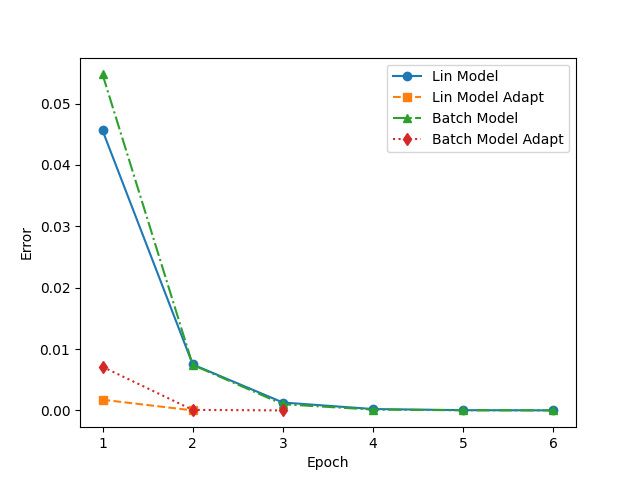

Reproduce this figure in Python.
import matplotlib.pyplot as plt
import numpy as np
import pandas as pd
import time

class NN:
    def __init__(self, alpha=0.01, neurons=5):
        self.alpha = alpha
        self.neurons = neurons
        self.W = np.random.rand(neurons)
        self.T = np.zeros(1)
        self.errors = []

    def create_dataset(self, y):
        return np.array([y[i - self.neurons : i] for i in range(self.neurons, len(y))])

    def adaptive_alpha(self, x):
        return 1/(1+sum(x**2))

    def a(self,X,E,xk):
        a = 0
        for x, e in zip(X,E):
            sum = 0
            for i in range(len(x)):
                sum+=xk[i]*x[i]
            a+=(self.predict(x)-e)*(1+sum)
        return a

    def adaptive_batch_alpha(self, X, E):
        sum_a = 0
        sum_b = 0
        for x, e in zip(X,E):
            sum_a+=(self.predict(x)-e)*self.a(X,E,x)
            sum_b+=(self.a(X,E,x))**2
        return sum_a/sum_b

    def MSE(self, x, e):
        return (1 / 2) * ((self.predict(x) - e) ** 2)

    def predict(self, x):
        return self.W @ x - self.T

    def train(self, X, E):
        for x, e in zip(X[: 31 - self.neurons], E[self.neurons : 31]):
            y = self.predict(x)
            self.W += -self.alpha * (y - e) * x
            self.T += self.alpha * (y - e)

    def adapt_train(self, X, E):
        for x, e in zip(X[: 31 - self.neurons], E[self.neurons: 31]):
            y = self.predict(x)
            self.W += -self.adaptive_alpha(x) * (y - e) * x
            self.T += self.adaptive_alpha(x) * (y - e)


    def batch_train(self, X, E, batch_size):
        num_batches = len(X[: 31 - self.neurons]) // batch_size + (
            1 if len(X[: 31 - self.neurons]) % batch_size != 0 else 0)
        for batch_index in range(num_batches):
            start = batch_index * batch_size
            end = min((batch_index + 1) * batch_size, len(X[: 31 - self.neurons]))

            W_update = np.zeros_like(self.W)
            T_update = np.zeros(1)

            for x, e in zip(X[start:end], E[start+self.neurons:end+self.neurons]):
                y = self.predict(x)
                W_update += (y - e) * x
                T_update += (y - e)

            self.W += -self.alpha * W_update
            self.T += self.alpha * T_update

    def adapt_batch_train(self, X, E, batch_size):
        num_batches = len(X[: 31 - self.neurons]) // batch_size + (
            1 if len(X[: 31 - self.neurons]) % batch_size != 0 else 0)
        for batch_index in range(num_batches):
            start = batch_index * batch_size
            end = min((batch_index + 1) * batch_size, len(X[: 31 - self.neurons]))

            W_update = np.zeros_like(self.W)
            T_update = np.zeros(1)

            for x, e in zip(X[start:end], E[start+self.neurons:end+self.neurons]):
                y = self.predict(x)
                W_update += (y - e) * x
                T_update += (y - e)

            self.W += -self.adaptive_batch_alpha(X[start:end], E[start+self.neurons:end+self.neurons]) * W_update
            self.T += self.adaptive_batch_alpha(X[start:end], E[start+self.neurons:end+self.neurons]) * T_update

    def test(self, epoch: int, X, E):
        values = []
        error = np.mean([self.MSE(x, e) for x, e in zip(X[31 - self.neurons :], E[31:])])
        for x, e in zip(X[0 : len(E) - self.neurons], E[self.neurons : len(E)]):
            values.append(self.predict(x))
        print(f"Epoch: {epoch}: e={error}")
        return values

    def set_MSE(self, X, E):
        self.errors.append(np.mean([self.MSE(x, e) for x, e in zip(X[31 - self.neurons :], E[31:])]))

def collect_results(model_name, model, epochs, start_time):
    results = {
        "Model": model_name,
        "Test Error": model.errors[-1],  # Last error value
        "Epochs": epochs,
        "Training Time (s)": time.time() - start_time  # Time in seconds
    }
    return results

# Create an empty list to store results
results_table = []

if __name__ == "__main__":
    # best alpha=0.2 neurons=5
    neurons = 5
    lin_model = NN(alpha=0.05, neurons=neurons)
    lin_model_adapt = NN(alpha=0.05, neurons=neurons)
    batch_model = NN(alpha=0.05, neurons=neurons)
    batch_model_adapt = NN(alpha=0.05, neurons=neurons)

    arrange = np.arange(0, 5, 0.1)

    func = lambda a, b, d, x: a * np.sin(b * x) + d
    y = func(1, 8, 0.3, np.arange(0, 5, 0.1))
    x = lin_model.create_dataset(y)

    # Linear model
    print("\nLinear model\n")
    start_time = time.time()
    last_epoch = -1
    for epoch in range(1, 100):
        lin_model.train(x, y)
        lin_model.set_MSE(x, y)
        lin_model.test(epoch, x, y)
        if lin_model.errors[-1] <= 1e-5:
            last_epoch = epoch
            break
    if last_epoch == -1:
        last_epoch = 99
    print("Training results")
    lin_values = lin_model.test(last_epoch, x, y)

    # Collect results for the linear model
    results_table.append(collect_results("Linear Model", lin_model, last_epoch, start_time))

    # Linear model adaptive
    print("\nLinear model adapt\n")
    start_time = time.time()
    last_epoch = -1
    for epoch in range(1, 100):
        lin_model_adapt.adapt_train(x, y)
        lin_model_adapt.set_MSE(x, y)
        lin_model_adapt.test(epoch, x, y)
        if lin_model_adapt.errors[-1] <= 1e-5:
            last_epoch = epoch
            break
    if last_epoch == -1:
        last_epoch = 99
    print("Training results")
    lin_values_adapt = lin_model_adapt.test(last_epoch, x, y)

    # Collect results for the linear model adaptive
    results_table.append(collect_results("Linear Model Adaptive", lin_model_adapt, last_epoch, start_time))

    # Batch model
    print("\nBatch model\n")
    start_time = time.time()
    last_epoch = -1
    for epoch in range(1, 100):
        batch_model.batch_train(x, y, 10)
        batch_model.set_MSE(x, y)
        batch_model.test(epoch, x, y)
        if batch_model.errors[-1] <= 1e-5:
            last_epoch = epoch
            break
    if last_epoch == -1:
        last_epoch = 99
    print("Training results")
    batch_values = batch_model.test(last_epoch, x, y)

    # Collect results for the batch model
    results_table.append(collect_results("Batch Model", batch_model, last_epoch, start_time))

    # Batch model adaptive
    print("\nBatch model adapt\n")
    start_time = time.time()
    last_epoch = -1
    for epoch in range(1, 100):
        batch_model_adapt.adapt_batch_train(x, y, 10)
        batch_model_adapt.set_MSE(x, y)
        batch_model_adapt.test(epoch, x, y)
        if batch_model_adapt.errors[-1] <= 1e-5:
            last_epoch = epoch
            break
    if last_epoch == -1:
        last_epoch = 99
    print("Training results")
    batch_values_adapt = batch_model_adapt.test(last_epoch, x, y)

    # Collect results for the batch model adaptive
    results_table.append(collect_results("Batch Model Adaptive", batch_model_adapt, last_epoch, start_time))

    # Convert results to a pandas DataFrame
    df = pd.DataFrame(results_table)

    # Print the table
    print("\nTraining Results Table:")
    print(df)

    # Optionally, save the table to a CSV file
    df.to_csv("training_results.csv", index=False)

    plt.plot(range(1, len(lin_model.errors) + 1), lin_model.errors, label="Lin Model", linestyle='-', marker='o')
    plt.plot(range(1, len(lin_model_adapt.errors) + 1), lin_model_adapt.errors, label="Lin Model Adapt", linestyle='--',
             marker='s')
    plt.plot(range(1, len(batch_model.errors) + 1), batch_model.errors, label="Batch Model", linestyle='-.', marker='^')
    plt.plot(range(1, len(batch_model_adapt.errors) + 1), batch_model_adapt.errors, label="Batch Model Adapt",
             linestyle=':', marker='d')
    plt.xlabel("Epoch")
    plt.ylabel("Error")
    plt.legend()  # Optional, to add labels for each line
    plt.savefig("NN.png")

    plt.clf()

    plt.plot(np.arange(0, 5, 0.1), func(1, 8, 0.3, np.arange(0, 5, 0.1)), label="Original Function")
    plt.plot(np.arange(neurons / 10, 5, 0.1), lin_values, label="Prediction (Linear)")
    plt.plot(np.arange(neurons / 10, 5, 0.1), lin_values_adapt, label="Prediction (Linear, Adaptive)")
    plt.plot(np.arange(neurons / 10, 5, 0.1), batch_values, label="Prediction (Batch)")
    plt.plot(np.arange(neurons / 10, 5, 0.1), batch_values_adapt, label="Prediction (Batch, Adaptive)")

    plt.xlabel("X (Input Value)")
    plt.ylabel("Y (Output Value)")
    plt.title("Comparison of Original Function and Neural Network Predictions")
    plt.legend(loc="upper center")
    plt.savefig("graph.png")
